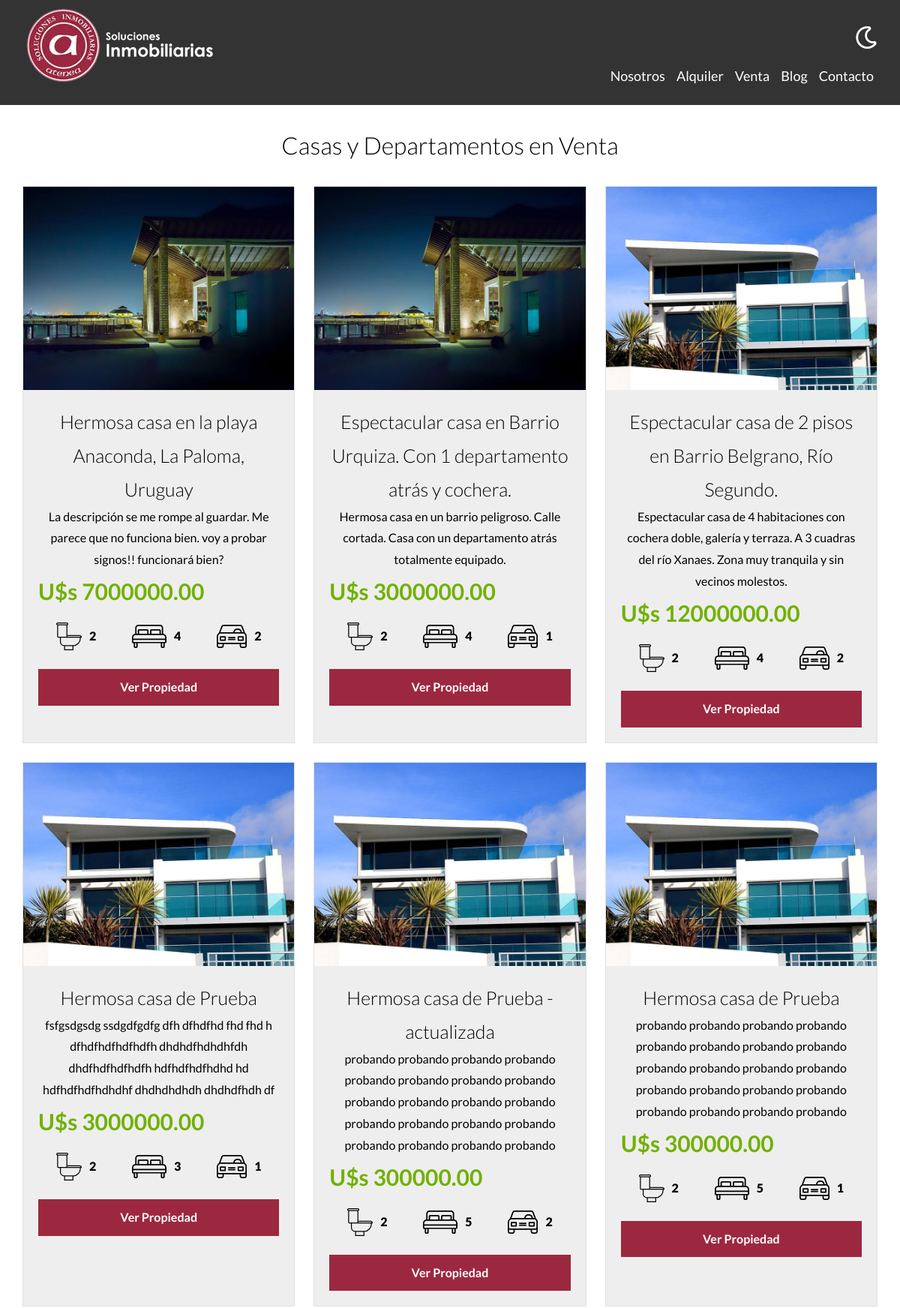
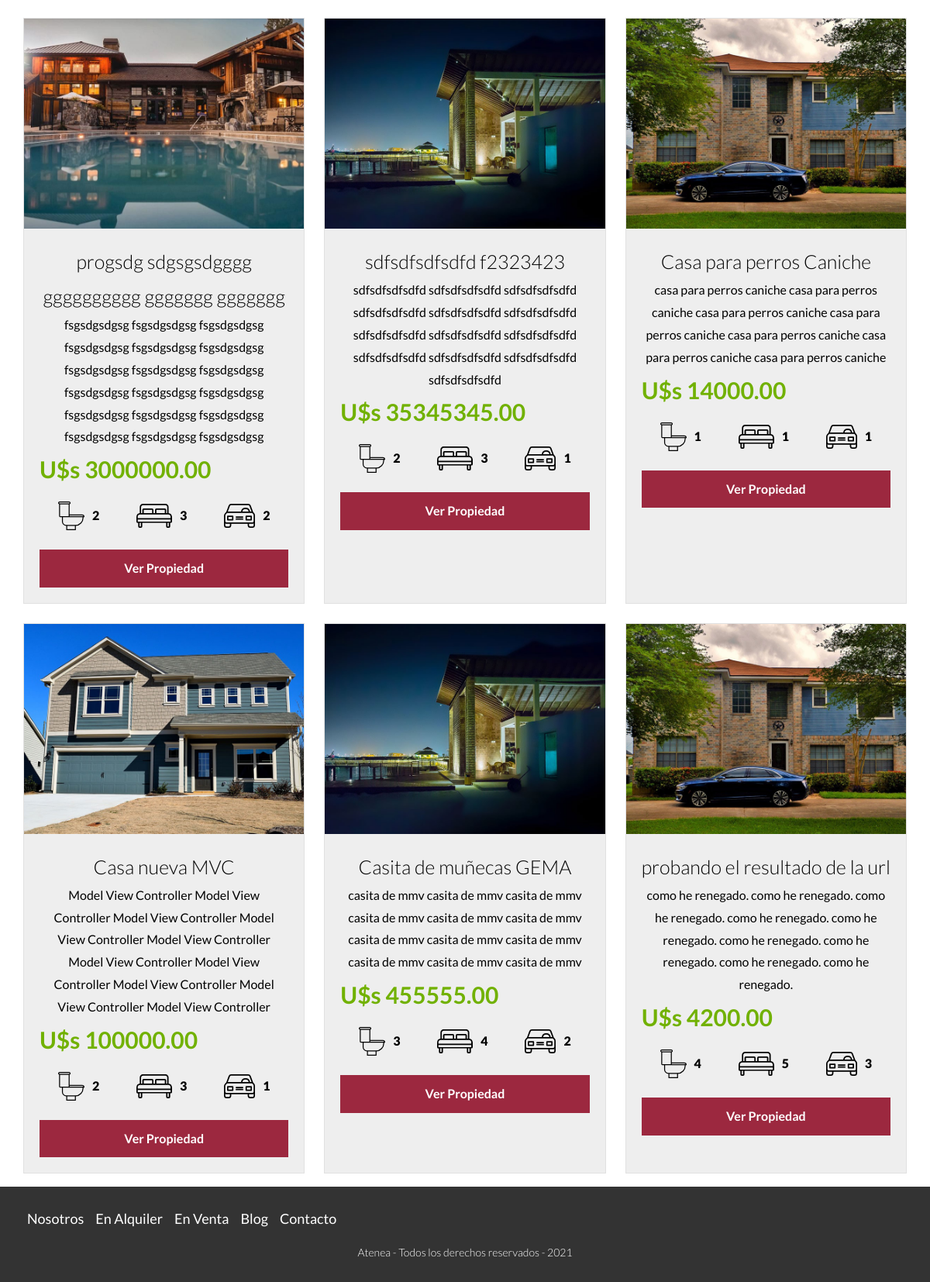
Page /venta on the committed database (2 pictures, top to bottom).
### tables this page shows
CREATE TABLE `propiedades` (
  `id` int(11) NOT NULL AUTO_INCREMENT,
  `titulo` varchar(200) NOT NULL,
  `precio` decimal(10,2) NOT NULL,
  `imagen` varchar(200) DEFAULT 'NULL',
  `descripcion` longtext NOT NULL,
  `habitaciones` int(1) NOT NULL,
  `wc` int(1) NOT NULL,
  `cocheras` int(1) NOT NULL,
  `creado` date NOT NULL,
  `vendedorId` int(11) DEFAULT NULL,
  PRIMARY KEY (`id`),
  KEY `vendedorId_idx` (`vendedorId`),
  CONSTRAINT `vendedorId` FOREIGN KEY (`vendedorId`) REFERENCES `vendedores` (`id`) ON DELETE NO ACTION ON UPDATE NO ACTION
);

### controllers/PaginasController.php (called while the page is built, shortened)
<?php
    class PaginasController {
        public static function venta(Router $router){
            $propiedades = Propiedad::getAll();
            $router -> render('paginas/venta',[
                'propiedades' => $propiedades
            ]);
        }
    }
?>

### public/index.php (called while the page is built, shortened)
<?php
    $router = new Router();
    $router -> get('/admin' , [PropiedadController::class , 'index']);
    $router -> get('/propiedades/crear' , [PropiedadController::class , 'crear']);
    $router -> get('/propiedades/actualizar' , [PropiedadController::class , 'actualizar']);
    $router -> post('/propiedades/crear' , [PropiedadController::class , 'crear']);
    $router -> post('/propiedades/actualizar' , [PropiedadController::class , 'actualizar']);
    $router -> post('/propiedades/eliminar' , [PropiedadController::class , 'eliminar']);
    $router -> get('/vendedores/crear' , [VendedorController::class , 'crear']);
    $router -> get('/vendedores/actualizar' , [VendedorController::class , 'actualizar']);
    $router -> post('/vendedores/crear' , [VendedorController::class , 'crear']);
    $router -> post('/vendedores/actualizar' , [VendedorController::class , 'actualizar']);
    $router -> post('/vendedores/eliminar' , [VendedorController::class , 'eliminar']);
    $router -> get('/', [PaginasController::class , 'index']);
    $router -> get('/nosotros', [PaginasController::class , 'nosotros']);
    $router -> get('/venta', [PaginasController::class , 'venta']);
    $router -> get('/propiedad', [PaginasController::class , 'propiedad']);
    $router -> get('/blog', [PaginasController::class , 'blog']);
    $router -> get('/entrada', [PaginasController::class , 'entrada']);
    $router -> get('/contacto', [PaginasController::class , 'contacto']);
    $router -> post('/contacto', [PaginasController::class , 'contacto']);
    $router -> get('/login', [LoginController::class , 'login']);
    $router -> post('/login', [LoginController::class , 'login']);
    $router -> get('/logout', [LoginController::class , 'logout']);
    $router -> comprobarRutas();
?>

### models/ActiveRecord.php (called while the page is built, shortened)
<?php
    class ActiveRecord {
        protected static $db;
        protected static $tabla = '';
        public static function setDB($database){
            self::$db = $database;
        }
        public static function consultarSQL($query){
            $resultado = self::$db->query($query);
            $array = [];
            while ($registro = $resultado->fetch_assoc()){
                $array[] = static::crearObjeto($registro);
            }
            return $array;
        }
        protected static function crearObjeto($registro){
            $objeto = new static;
            foreach ($registro as $key => $value){
                if(property_exists($objeto , $key)){
                    $objeto -> $key = $value;
                }
            }
            return $objeto;
        }
        public static function getAll(){
            $query = "SELECT * FROM ";
            $query .= static::$tabla;
            $resultado = self::consultarSQL($query);
            return $resultado;
        }
    }
?>

### views/paginas/propiedades.php (the view)
<div class="contenedor-anuncios" data-cy="contenedor-anuncios">
    <?php
        foreach($propiedades as $propiedad):
    ?>
    <div class="anuncio">
        <picture>
            <img data-cy="imagen-anuncio" loading="lazy" src="imagenes/<?php echo $propiedad ->imagen; ?>" alt="anuncio 1">
        </picture>
        <div class="contenido-anuncio">
            <h3><?php echo $propiedad -> titulo; ?></h3>
            <p><?php echo $propiedad -> descripcion; ?></p>
            <p class="precio">U$s <?php echo $propiedad ->precio; ?></p>
            <ul class="iconos-caracteristicas">
                <li>
                    <img loading="lazy" src="build/img/icono_wc.svg" alt="icono-wc">
                    <p><?php echo $propiedad ->wc; ?></p>
                </li>
                <li>
                    <img loading="lazy" src="build/img/icono_dormitorio.svg" alt="icono-dormitorio">
                    <p><?php echo $propiedad -> habitaciones; ?></p>
                </li>
                <li>
                    <img loading="lazy" src="build/img/icono_estacionamiento.svg" alt="icono-cochera">
                    <p><?php echo $propiedad -> cocheras; ?></p>
                </li>
            </ul>
            <a data-cy="boton-anuncio" class="boton boton-morado" href="propiedad?id=<?php echo $propiedad -> id; ?>">Ver Propiedad</a>
        </div>
    </div>
    <?php
        endforeach;
    ?>
</div>

### views/paginas/venta.php
<main class="contenedor seccion">
    <h1 data-cy="titulo-propiedades">Casas y Departamentos en Venta</h1>
    <?php
        include __DIR__ . '/propiedades.php';
    ?>
</main>

### Router.php (shortened to what this page needs)
<?php
    class Router {
        public $rutasGET = [];
        public $rutasPOST = [];
        public function get($url , $funcion){
            $this -> rutasGET[$url] = $funcion;
        }
        public function post($url , $funcion){
            $this -> rutasPOST[$url] = $funcion;
        }
        public function comprobarRutas(){
            $urlActual = $_SERVER['REQUEST_URI'] ?? '/';
            $metodo = $_SERVER['REQUEST_METHOD'];
            if($metodo === 'GET'){
                $funcion = $this -> rutasGET[$urlActual] ?? null;
            } else {
                $funcion = $this -> rutasPOST[$urlActual] ?? null;
            }
            if($funcion){
               call_user_func($funcion , $this);
            }
            else {
                echo 'Página NO encontrada';
            }
        }
        public function render($view , $datos = []){
            include __DIR__ ."/views/$view.php";
            $contenido = ob_get_clean();
            include __DIR__ ."/views/layout.php";
        }
    }
?>

### views/layout.php (shortened to what this page needs)
<?php
    if(!isset($inicio)){
        $inicio = false;
    }
?>
<!DOCTYPE html>
<html lang="en">
<head>
    <link rel="stylesheet" href="../build/css/app.css">
</head>
<body>
    <header data-cy="header" class="header <?php echo $inicio ? 'inicio' : ''?>">
        <div class="contenedor header-contenido">
            <div class="barra">
                <a href="/">
                    <img src="/build/img/logo-atenea5.webp" alt="logo Atenea">
                </a>
                <div class="derecha">
                    <img class="dark-mode-boton" src="/build/img/dark-mode.svg" alt="dark mode">
                    <nav class="navegacion">
                        <a class="navegacion-enlace" href="/nosotros">Nosotros</a>
                        <a class="navegacion-enlace" href="/alquiler">Alquiler</a>
                        <a class="navegacion-enlace" href="/venta">Venta</a>
                        <a class="navegacion-enlace" href="/blog">Blog</a>
                        <a class="navegacion-enlace" href="/contacto">Contacto</a>
                    </nav>
                </div>
            </div>
        </div>
    </header>
    <?php
        echo $contenido;
    ?>
    <footer data-cy="footer" class="footer seccion">
        <div class="contenedor footer-contenido">
            <nav class="navegacion">
                <a class="navegacion-enlace" href="/nosotros">Nosotros</a>
                <a class="navegacion-enlace" href="/alquiler">En Alquiler</a>
                <a class="navegacion-enlace" href="/venta">En Venta</a>
                <a class="navegacion-enlace" href="/blog">Blog</a>
                <a class="navegacion-enlace" href="/contacto">Contacto</a>
            </nav>
        </div>
        <p class="copyright">Atenea - Todos los derechos reservados - <?php echo date('Y'); ?></p>
    </footer>
</body>
</html>

### public/build/css/app.css (style rules this page uses)
html { line-height:1.15;-webkit-text-size-adjust:100% }
body { margin:0 }
main { display:block }
h1 { font-size:2em;margin:.67em 0 }
a { background-color:transparent }
img { border-style:none }
html { font-size:62.5%;box-sizing:border-box }
*,:after,:before { box-sizing:inherit }
body { font-family:Lato,sans-serif;font-size:1.6rem;line-height:1.8 }
p { color:#000;font-size:2rem }
.contenedor { width:95%;max-width:120rem;margin:0 auto }
a { text-decoration:none }
img,picture { width:100%;display:block }
h1,h2,h3 { font-family:Lato,sans-serif;margin:2.5rem 0;font-weight:300;text-align:center }
h1 { font-size:3.2rem }
h3 { font-size:2.5rem }
.seccion { margin-top:1.66667rem;margin-bottom:1.66667rem }
.boton { background-color:#9c283f;font-weight:700;color:#fff;text-decoration:none;border:none;padding:1rem 3rem;text-align:center;margin-top:2.5rem;display:inline-block }
.boton-morado { background-color:#9c283f;font-weight:700;color:#fff;text-decoration:none;border:none;padding:1rem 3rem;text-align:center;margin-top:2.5rem;display:block }
.header { background-color:#333;padding:1rem 0 3rem }
.header .header-contenido { display:flex;flex-direction:column;justify-content:space-between }
.derecha { display:flex;flex-direction:column;align-items:center }
@media (min-width:768px) { .derecha { align-items:flex-end } }
.derecha .dark-mode-boton { filter:invert(100%);width:3rem;margin:2rem 0 }
@media (min-width:768px) { .derecha .dark-mode-boton { margin:0 0 2rem } }
.barra { display:flex;flex-direction:column;justify-content:space-between;align-items:center }
@media (min-width:768px) { .barra { flex-direction:row } }
.navegacion { height:0;visibility:hidden;opacity:0;transition:visibility .3s ease-in-out,opacity .5s linear,height .5s linear }
@media (min-width:768px) { .navegacion { display:flex;visibility:visible;opacity:1 } }
.navegacion .navegacion-enlace { text-decoration:none;color:#fff;font-size:1.8rem;padding:0 .5rem;display:block }
@media (min-width:768px) { .navegacion .navegacion-enlace { margin-right:.5rem } }
@media (min-width:768px) { .navegacion .navegacion-enlace:last-of-type { margin-right:0 } }
.footer { padding:1.25rem 0;background-color:#333;margin-bottom:0 }
.footer .footer-contenido { padding-top:1.25rem }
.footer .copyright { color:#fff;text-align:center;font-weight:300;font-size:1.4rem }
.footer .navegacion { visibility:visible;opacity:1;height:auto }
@media (min-width:768px) { .contenedor-anuncios { display:grid;gap:2.5rem;grid-template-columns:repeat(3,1fr) } }
.contenedor-anuncios .anuncio { background-color:#eee;border:1px solid #e1e1e1 }
.contenido-anuncio { padding:2rem }
.contenido-anuncio h3,.contenido-anuncio p { margin:0 }
.contenido-anuncio p { text-align:center;font-size:1.6rem }
.contenido-anuncio .precio { color:#71b100;text-align:left;font-weight:700;font-size:3rem }
.contenido-anuncio .iconos-caracteristicas { margin:1.5rem 0;padding:0;display:flex;justify-content:space-around }
.contenido-anuncio .iconos-caracteristicas li { display:flex;align-items:center;list-style:none }
.contenido-anuncio .iconos-caracteristicas li img { flex:0 0 1rem;margin-right:1rem }
.contenido-anuncio .iconos-caracteristicas li p { margin:0;font-weight:900 }

### rows in the picture
propiedades: imagen (picture), titulo "Hermosa casa en la playa Anaconda, La Paloma, Uruguay", descripcion "La descripción se me rompe al guardar. Me parece que no funciona bien. voy a probar signos!! funcionará bien?", precio "7000000.00", wc "2", habitaciones "4", cocheras "2"
propiedades: imagen (picture), titulo "Espectacular casa en Barrio Urquiza. Con 1 departamento atrás y cochera.", descripcion "Hermosa casa en un barrio peligroso. Calle cortada. Casa con un departamento atrás totalmente equipado.", precio "3000000.00", wc "2", habitaciones "4", cocheras "1"
propiedades: imagen (picture), titulo "Espectacular casa de 2 pisos en Barrio Belgrano, Río Segundo.", descripcion "Espectacular casa de 4 habitaciones con cochera doble, galería y terraza. A 3 cuadras del río Xanaes. Zona muy tranquila y sin vecinos molestos.", precio "12000000.00", wc "2", habitaciones "4", cocheras "2"
propiedades: imagen (picture), titulo "Hermosa casa de Prueba", descripcion "fsfgsdgsdg ssdgdfgdfg dfh dfhdfhd fhd fhd h dfhdfhdfhdfhdfh dhdhdfhdhdhfdh dhdfhdfhdfhdfh hdfhdfhdfhdhd hd hdfhdfhdfhdhdhf dhdhdhdhdh dhdhdfhdh df", precio "3000000.00", wc "2", habitaciones "3", cocheras "1"
propiedades: imagen (picture), titulo "Hermosa casa de Prueba - actualizada", descripcion "probando probando probando probando probando probando probando probando probando probando probando probando probando probando probando probando probando probando probando probando", precio "300000.00", wc "2", habitaciones "5", cocheras "2"
propiedades: imagen (picture), titulo "Hermosa casa de Prueba", descripcion "probando probando probando probando probando probando probando probando probando probando probando probando probando probando probando probando probando probando probando probando", precio "300000.00", wc "2", habitaciones "5", cocheras "1"
propiedades: imagen (picture), titulo "progsdg sdgsgsdgggg gggggggggg ggggggg ggggggg", descripcion "fsgsdgsdgsg fsgsdgsdgsg fsgsdgsdgsg fsgsdgsdgsg fsgsdgsdgsg fsgsdgsdgsg fsgsdgsdgsg fsgsdgsdgsg fsgsdgsdgsg fsgsdgsdgsg fsgsdgsdgsg fsgsdgsdgsg fsgsdgsdgsg fsgsdgsdgsg fsgsdgsdgsg fsgsdgsdgsg fsgsdgsdgsg fsgsdgsdgsg", precio "3000000.00", wc "2", habitaciones "3", cocheras "2"
propiedades: imagen (picture), titulo "sdfsdfsdfsdfd f2323423", descripcion "sdfsdfsdfsdfd sdfsdfsdfsdfd sdfsdfsdfsdfd sdfsdfsdfsdfd sdfsdfsdfsdfd sdfsdfsdfsdfd sdfsdfsdfsdfd sdfsdfsdfsdfd sdfsdfsdfsdfd sdfsdfsdfsdfd sdfsdfsdfsdfd sdfsdfsdfsdfd sdfsdfsdfsdfd", precio "35345345.00", wc "2", habitaciones "3", cocheras "1"
propiedades: imagen (picture), titulo "Casa para perros Caniche", descripcion "casa para perros caniche casa para perros caniche casa para perros caniche casa para perros caniche casa para perros caniche casa para perros caniche casa para perros caniche", precio "14000.00", wc "1", habitaciones "1", cocheras "1"
propiedades: imagen (picture), titulo "Casa nueva MVC", descripcion "Model View Controller Model View Controller Model View Controller Model View Controller Model View Controller Model View Controller Model View Controller Model View Controller Model View Controller Model View Controller", precio "100000.00", wc "2", habitaciones "3", cocheras "1"
propiedades: imagen (picture), titulo "Casita de muñecas GEMA", descripcion "casita de mmv casita de mmv casita de mmv casita de mmv casita de mmv casita de mmv casita de mmv casita de mmv casita de mmv casita de mmv casita de mmv casita de mmv", precio "455555.00", wc "3", habitaciones "4", cocheras "2"
propiedades: imagen (picture), titulo "probando el resultado de la url", descripcion "como he renegado. como he renegado. como he renegado. como he renegado. como he renegado. como he renegado. como he renegado. como he renegado. como he renegado.", precio "4200.00", wc "4", habitaciones "5", cocheras "3"
